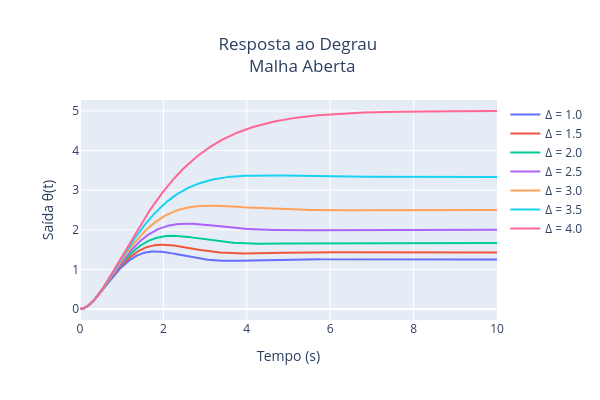
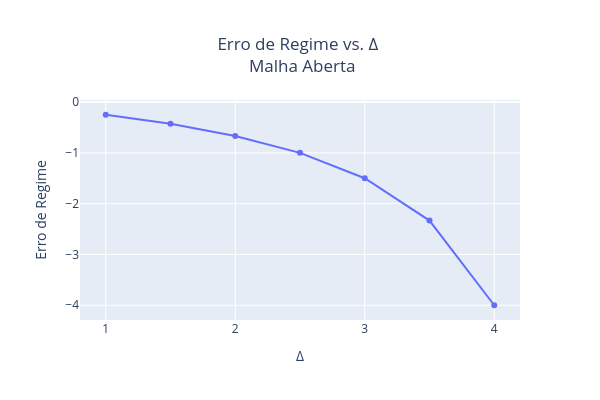

These figures' notebook cell, in order:
### Markdown cell above
# Item B
Para resolver esse item, devemos garantir que o erro em regime estacionário seja nulo para uma entrada degrau. 

O erro é definido como $E(s)=\theta_r(s)-\theta(s)$ e o erro de regime é dado como $e_{ss}=lim_{s\to 0}sE(s)$.

A entrada de um degrau unitário é definido como $\theta_r(s)=\frac{1}{s}$. A saída do sistema pode ser reescrito como $\theta(s)=T(s)\cdot \theta_r(s)$. Substituindo esses valores, temos
$E(s)=\theta_r(s)-T(s)\theta_r(s)=\theta_r(s)[1-T(s)]$ ou $E(s)=\frac{1}{s}[1-T(s)]$

Agora, podemos aplicar o erro de regime. A equação fica
$e_{ss}=lim_{s\to 0}sE(s) \to e_{ss}=lim_{s\to 0}s\cdot {\frac{1}{s}[1-T(s)]} \to e_{ss}= 1\cdot [1-T(0)]$

Para que o erro seja nulo, precisamos que
$e_{ss}=1-T(0)=0 \to T(0)=1$

Ou seja, temos que o ganho DC da função de transferência em cada caso deve ser igual a 1. Agora vamos aplicar esse resultado para dois tipos de malha

## Malha aberta
A função de transferência de malha aberta é 

$G_{MA}(s)=\frac{\theta(s)}{\theta_r(s)}=G_{pf}\cdot G(s)=\frac{G_{pf}}{s^2+2s+5}$

Como temos a condição de que $G_{MA}(0)=1$, temos que 
$G_{MA}(0)=\frac{G_{pf}}{0^2+2\cdot 0+5} = \frac{G_{pf}}{5}$

Também sabemos que essa condição precisa resultar em 1, portanto temos 
$G_{MA}=\frac{G_{pf}}{5}=1 \to G_{pf}=5$

## Malha fechada
Temos que a função de transferência da malha fechada é
$G_{MF}=\frac{G_{pf}\cdot k_p}{s^2+2s+5+k_p}$

Aplicando a condição de que $G(0)=1$, temos que 
$G_{MF}=\frac{G_{pf}\cdot k_p}{0^2+2\cdot 0+5+k_p}=1$

$G_{MF}=\frac{G_{pf}\cdot kp}{5+k_p}=1 \to G_{pf}=\frac{k_p+5}{k_p}$

Portanto, temos que $G_{pf}=1+\frac{5}{k_p}$

### Code cell
# @title Gráficos (c)

# =========================
# Parâmetros
# =========================

deltas = np.arange(1, 4.5, 0.5)
t = np.linspace(0, 10, 1000)

# =========================
# (c) MALHA ABERTA
# =========================

Gpf_open = 5  # obtido no item (b)

fig_open = go.Figure()
erro_open = []

for Delta in deltas:
    # Planta perturbada
    num = [1]
    den = [1, 2, 5 - Delta]
    Gpert = ctrl.TransferFunction(num, den)

    # Sistema em malha aberta
    G_open = Gpf_open * Gpert

    # Resposta ao degrau
    t_out, y = ctrl.step_response(G_open, t)

    fig_open.add_trace(go.Scatter(
        x=t_out,
        y=y,
        mode='lines',
        name=f'Δ = {Delta}'
    ))

    # Erro de regime permanente analítico
    ess = -Delta / (5 - Delta)
    erro_open.append(ess)

fig_open.update_layout(
    title=dict(text='Resposta ao Degrau <br> Malha Aberta',
               x=0.5),
    xaxis_title='Tempo (s)',
    yaxis_title='Saída θ(t)',
    width=600,
    height=400,
)

fig_open.show()

# =========================
# Erro vs. Delta - Malha Aberta
# =========================

fig_erro_open = go.Figure()

fig_erro_open.add_trace(go.Scatter(
    x=deltas,
    y=erro_open,
    mode='lines+markers'
))

fig_erro_open.update_layout(
    title=dict(text='Erro de Regime vs. Δ <br> Malha Aberta',
               x=0.5),
    xaxis_title='Δ',
    yaxis_title='Erro de Regime',
    width=600,
    height=400,
)

fig_erro_open.show()

### Figure 1 — Plotly figure (JSON) as saved in the notebook; plotly's stock layout.template omitted (floating-point values rounded to 4 significant figures; data arrays with more than 128 entries replaced by an {"elided": "..."} marker saying what was removed)
{"data": [{"mode": "lines", "name": "Δ = 1.0", "type": "scatter", "x": {"elided": "1000 float values"}, "y": {"elided": "1000 float values"}}, {"mode": "lines", "name": "Δ = 1.5", "type": "scatter", "x": {"elided": "1000 float values"}, "y": {"elided": "1000 float values"}}, {"mode": "lines", "name": "Δ = 2.0", "type": "scatter", "x": {"elided": "1000 float values"}, "y": {"elided": "1000 float values"}}, {"mode": "lines", "name": "Δ = 2.5", "type": "scatter", "x": {"elided": "1000 float values"}, "y": {"elided": "1000 float values"}}, {"mode": "lines", "name": "Δ = 3.0", "type": "scatter", "x": {"elided": "1000 float values"}, "y": {"elided": "1000 float values"}}, {"mode": "lines", "name": "Δ = 3.5", "type": "scatter", "x": {"elided": "1000 float values"}, "y": {"elided": "1000 float values"}}, {"mode": "lines", "name": "Δ = 4.0", "type": "scatter", "x": {"elided": "1000 float values"}, "y": {"elided": "1000 float values"}}], "layout": {"height": 400, "title": {"text": "Resposta ao Degrau <br> Malha Aberta", "x": 0.5}, "width": 600, "xaxis": {"title": {"text": "Tempo (s)"}}, "yaxis": {"title": {"text": "Saída θ(t)"}}}}

### Figure 2 — Plotly figure (JSON) as saved in the notebook; plotly's stock layout.template omitted (floating-point values rounded to 4 significant figures)
{"data": [{"mode": "lines+markers", "type": "scatter", "x": [1.0, 1.5, 2.0, 2.5, 3.0, 3.5, 4.0], "y": [-0.25, -0.4286, -0.6667, -1, -1.5, -2.333, -4]}], "layout": {"height": 400, "title": {"text": "Erro de Regime vs. Δ <br> Malha Aberta", "x": 0.5}, "width": 600, "xaxis": {"title": {"text": "Δ"}}, "yaxis": {"title": {"text": "Erro de Regime"}}}}
